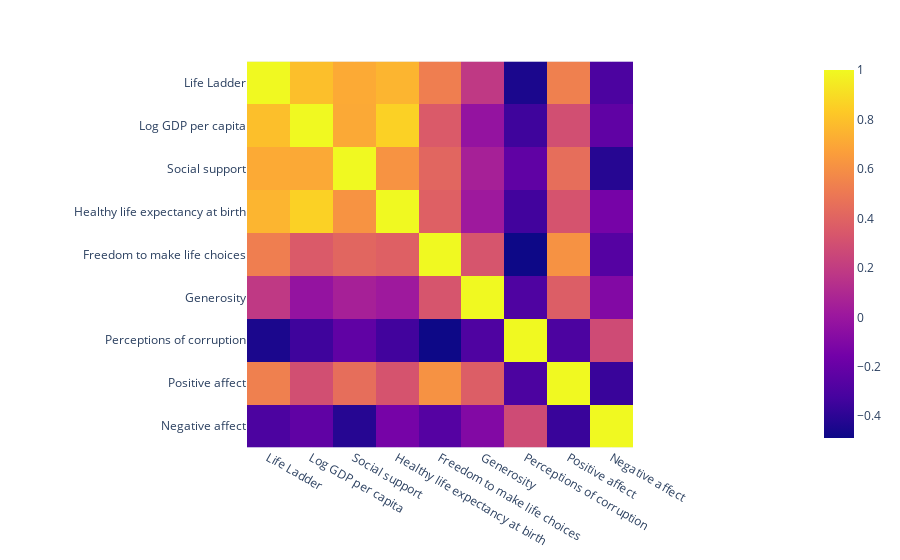

The notebook cell this image was saved under:
### Markdown cell above
#### Heatmap of correlation of the columns using plotly

### Code cell
import plotly.express as px

fig = px.imshow(clean_data.corr())
fig.show()

### Figure 1 — Plotly figure (JSON) as saved in the notebook; plotly's stock layout.template omitted (floating-point values rounded to 4 significant figures)
{"data": [{"coloraxis": "coloraxis", "hovertemplate": "x: %{x}<br>y: %{y}<br>color: %{z}<extra></extra>", "name": "0", "type": "heatmap", "x": ["Life Ladder", "Log GDP per capita", "Social support", "Healthy life expectancy at birth", "Freedom to make life choices", "Generosity", "Perceptions of corruption", "Positive affect", "Negative affect"], "xaxis": "x", "y": ["Life Ladder", "Log GDP per capita", "Social support", "Healthy life expectancy at birth", "Freedom to make life choices", "Generosity", "Perceptions of corruption", "Positive affect", "Negative affect"], "yaxis": "y", "z": [[1, 0.7928, 0.7132, 0.7547, 0.5251, 0.1828, -0.4482, 0.5331, -0.3005], [0.7928, 1, 0.706, 0.8603, 0.3532, -0.02456, -0.3435, 0.2965, -0.2248], [0.7132, 0.706, 1, 0.6174, 0.4117, 0.05613, -0.2269, 0.45, -0.4154], [0.7547, 0.8603, 0.6174, 1, 0.3848, 0.01819, -0.335, 0.3189, -0.143], [0.5251, 0.3532, 0.4117, 0.3848, 1, 0.3263, -0.4881, 0.6117, -0.2673], [0.1828, -0.02456, 0.05613, 0.01819, 0.3263, 1, -0.2885, 0.3715, -0.0944], [-0.4482, -0.3435, -0.2269, -0.335, -0.4881, -0.2885, 1, -0.3014, 0.2765], [0.5331, 0.2965, 0.45, 0.3189, 0.6117, 0.3715, -0.3014, 1, -0.3604], [-0.3005, -0.2248, -0.4154, -0.143, -0.2673, -0.0944, 0.2765, -0.3604, 1]]}], "layout": {"coloraxis": {"colorscale": [[0, "#0d0887"], [0.1111, "#46039f"], [0.2222, "#7201a8"], [0.3333, "#9c179e"], [0.4444, "#bd3786"], [0.5556, "#d8576b"], [0.6667, "#ed7953"], [0.7778, "#fb9f3a"], [0.8889, "#fdca26"], [1, "#f0f921"]]}, "margin": {"t": 60}, "xaxis": {"anchor": "y", "constrain": "domain", "domain": [0, 1], "scaleanchor": "y"}, "yaxis": {"anchor": "x", "autorange": "reversed", "constrain": "domain", "domain": [0, 1]}}}
